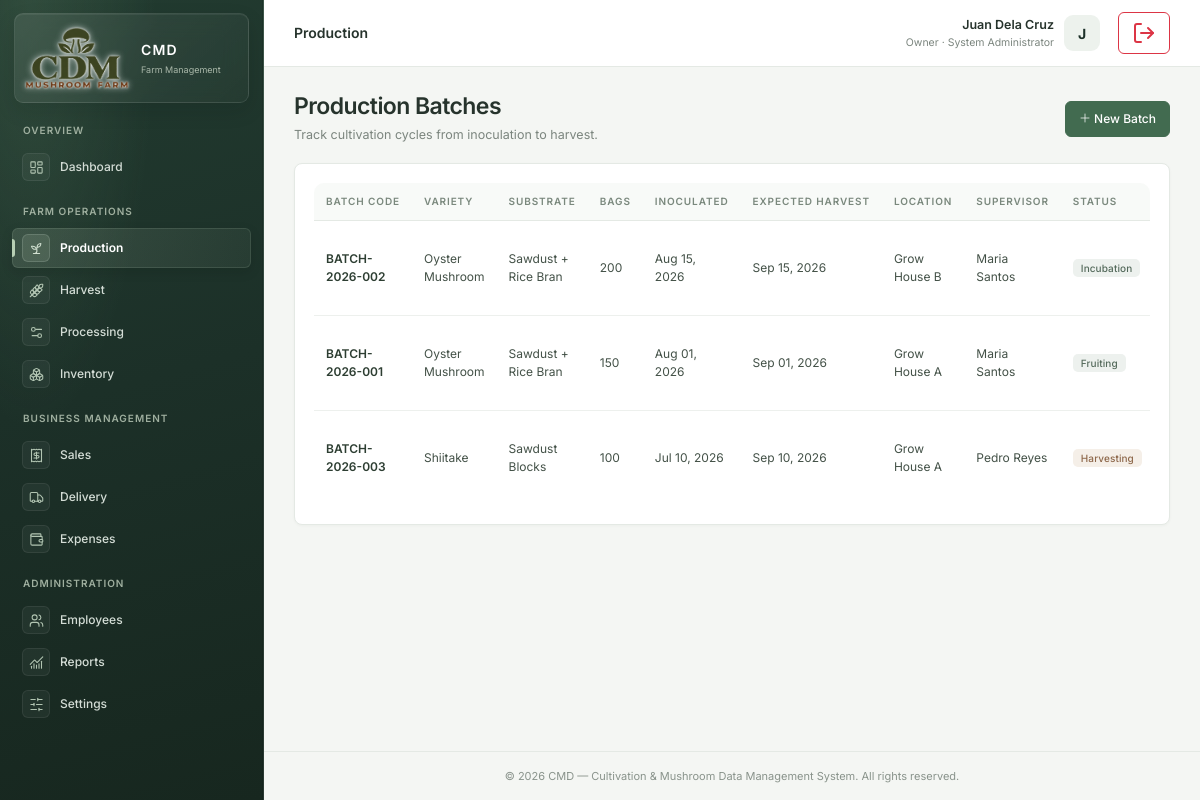
Page /production (signed in) on the committed database.
### tables this page shows
CREATE TABLE production (
    production_id       INT AUTO_INCREMENT PRIMARY KEY,
    batch_code           VARCHAR(30) NOT NULL UNIQUE,
    mushroom_variety      VARCHAR(50) NOT NULL DEFAULT 'Oyster Mushroom',
    substrate_type        VARCHAR(50),
    bag_quantity           INT NOT NULL DEFAULT 0,
    inoculation_date       DATE NOT NULL,
    expected_harvest_date  DATE,
    growing_location        VARCHAR(100),
    responsible_employee_id INT,
    status                 ENUM('Incubation','Fruiting','Harvesting','Completed','Failed') NOT NULL DEFAULT 'Incubation',
    notes                   TEXT,
    created_at              TIMESTAMP DEFAULT CURRENT_TIMESTAMP,
    updated_at              TIMESTAMP DEFAULT CURRENT_TIMESTAMP ON UPDATE CURRENT_TIMESTAMP,
    FOREIGN KEY (responsible_employee_id) REFERENCES employees(employee_id) ON DELETE SET NULL
);

### app/core/Controller.php (called while the page is built, shortened)
<?php
class Controller
{
    protected function view(string $view, array $data = [])
    {
        extract($data);
        $viewFile = APP_PATH . '/views/' . $view . '.php';
        require APP_PATH . '/views/layouts/header.php';
        require APP_PATH . '/views/layouts/sidebar.php';
        require $viewFile;
        require APP_PATH . '/views/layouts/footer.php';
    }
}

### app/controllers/ProductionController.php (called while the page is built, shortened)
<?php
class ProductionController extends Controller
{
    public function index()
    {
        $model = $this->model('Production');
        $employeeModel = $this->model('Employee');
        $data = [
            'pageTitle'   => 'Production',
            'batches'     => $model->allWithEmployee(),
            'employees'   => $employeeModel->activeEmployees(),
            'nextCode'    => $model->generateBatchCode(),
        ];
        $this->view('production/index', $data);
    }
}

### app/core/App.php (called while the page is built, shortened)
<?php
class App
{
    protected string $action     = 'index';
    public function __construct()
    {
        $url = $this->parseUrl();
        if (!empty($url[0])) {
            $controllerName = ucfirst(strtolower($url[0])) . 'Controller';
            $controllerFile = APP_PATH . '/controllers/' . $controllerName . '.php';
            if (file_exists($controllerFile)) {
                unset($url[0]);
            }
        }
        $this->controller = new $this->controller();
        $this->params = $url ? array_values($url) : [];
        call_user_func_array([$this->controller, $this->action], $this->params);
    }
    private function parseUrl(): array
    {
        if (isset($_GET['url'])) {
            $url = rtrim($_GET['url'], '/');
            $url = filter_var($url, FILTER_SANITIZE_URL);
            return explode('/', $url);
        }
        return [];
    }
}

### public/index.php (called while the page is built, shortened)
<?php
require_once CONFIG_PATH . '/database.php';
require_once APP_PATH . '/helpers.php';
require_once APP_PATH . '/core/Model.php';
require_once APP_PATH . '/core/Controller.php';
require_once APP_PATH . '/core/App.php';
new App();

### app/core/Model.php (called while the page is built, shortened)
<?php
class Model
{
    protected PDO $db;
    public function __construct()
    {
        $this->db = Database::getConnection();
    }
    protected function query(string $sql, array $params = []): array
    {
        $stmt = $this->db->prepare($sql);
        $stmt->execute($params);
        return $stmt->fetchAll();
    }
}

### config/database.php (called while the page is built)
<?php
class Database
{
    private static ?PDO $instance = null;
    private static string $host    = 'localhost';
    private static string $dbname  = 'mushroom_db';
    private static string $user    = 'root';
    private static string $pass    = '';
    private static string $charset = 'utf8mb4';
    public static function getConnection(): PDO
    {
        if (self::$instance === null) {
            $dsn = 'mysql:host=' . self::$host . ';dbname=' . self::$dbname . ';charset=' . self::$charset;
            $options = [
                PDO::ATTR_ERRMODE            => PDO::ERRMODE_EXCEPTION,
                PDO::ATTR_DEFAULT_FETCH_MODE => PDO::FETCH_ASSOC,
                PDO::ATTR_EMULATE_PREPARES   => false,
            ];
            try {
                self::$instance = new PDO($dsn, self::$user, self::$pass, $options);
            } catch (PDOException $e) {
                die('Database connection failed: ' . $e->getMessage());
            }
        }
        return self::$instance;
    }
}

### app/models/Production.php (called while the page is built, shortened)
<?php
class Production extends Model
{
    public function allWithEmployee(): array
    {
        return $this->query(
            "SELECT p.*, CONCAT(e.first_name, ' ', e.last_name) AS employee_name
             FROM production p
             LEFT JOIN employees e ON e.employee_id = p.responsible_employee_id
             ORDER BY p.inoculation_date DESC, p.production_id DESC"
        );
    }
}

### app/views/production/index.php (the view, shortened to what this page needs)
<div class="page-header">
    <div>
        <h3>Production Batches</h3>
        <p>Track cultivation cycles from inoculation to harvest.</p>
    </div>
    <button class="btn btn-success" data-bs-toggle="modal" data-bs-target="#addModal"><i class="bi bi-plus-lg"></i> New Batch</button>
</div>
<div class="card-panel">
    <div class="table-responsive">
        <table class="table table-hover align-middle">
            <thead>
                <tr>
                    <th>Batch Code</th><th>Variety</th><th>Substrate</th><th>Bags</th>
                    <th>Inoculated</th><th>Expected Harvest</th><th>Location</th>
                    <th>Supervisor</th><th>Status</th><th></th>
                </tr>
            </thead>
            <tbody>
            <?php foreach ($batches as $b): ?>
                <tr>
                    <td class="fw-semibold"><?= e($b['batch_code']) ?></td>
                    <td><?= e($b['mushroom_variety']) ?></td>
                    <td><?= e($b['substrate_type']) ?></td>
                    <td><?= (int)$b['bag_quantity'] ?></td>
                    <td><?= niceDate($b['inoculation_date']) ?></td>
                    <td><?= niceDate($b['expected_harvest_date']) ?></td>
                    <td><?= e($b['growing_location']) ?></td>
                    <td><?= e($b['employee_name'] ?? '—') ?></td>
                    <td><?= statusBadge($b['status']) ?></td>
                </tr>
            <?php endforeach; ?>
            </tbody>
        </table>
    </div>
</div>

### app/helpers.php (shortened to what this page needs)
<?php
function e($value): string
{
    return htmlspecialchars((string)($value ?? ''), ENT_QUOTES, 'UTF-8');
}
function niceDate($date, string $format = 'M d, Y'): string
{
    $ts = is_numeric($date) ? $date : strtotime($date);
    return date($format, $ts);
}
function statusBadge(string $status): string
{
    $map = [
        'active' => 'success', 'inactive' => 'secondary',
        'In Stock' => 'success', 'Low Stock' => 'warning', 'Out of Stock' => 'danger',
        'Incubation' => 'info', 'Fruiting' => 'primary', 'Harvesting' => 'warning',
        'Completed' => 'success', 'Failed' => 'danger',
        'Paid' => 'success', 'Pending' => 'warning', 'Partial' => 'info',
        'Delivered' => 'success', 'In Transit' => 'primary', 'Cancelled' => 'danger',
        'In Progress' => 'warning',
        'A' => 'success', 'B' => 'info', 'C' => 'warning', 'Reject' => 'danger',
    ];
    $color = $map[$status] ?? 'secondary';
    return '<span class="badge status-badge status-badge-' . $color . '">' . e($status) . '</span>';
}

### public/css/style.css (style rules this page uses)
:root { --cmd-primary: #426b50; --cmd-primary-dark: #1c3028; --cmd-primary-soft: #edf2ed; --cmd-accent: #bd8658; --cmd-bg: #f4f6f3; --cmd-surface: #fff; --cmd-sidebar-bg: #1c3028; --cmd-sidebar-text: #d4ddd6; --cmd-border: #e4e9e4; --cmd-muted: #7b857e; --cmd-text: #26332c; --cmd-card-radius: 8px; --cmd-shadow: 0 1px 3px rgba(28, 48, 40, .035); }
* { box-sizing: border-box; }
body { min-width: 320px; font-family: 'Inter', -apple-system, BlinkMacSystemFont, 'Segoe UI', Roboto, sans-serif; background: var(--cmd-bg); color: var(--cmd-text); font-size: 13px; -webkit-font-smoothing: antialiased; }
.page-header { display: flex; align-items: center; justify-content: space-between; margin-bottom: 19px; flex-wrap: wrap; gap: 14px; }
.page-header h3 { margin: 0; font-size: 23px; font-weight: 600; letter-spacing: -.025em; color: var(--cmd-text); }
.page-header p { margin: 5px 0 0; color: var(--cmd-muted); font-size: 12.5px; }
.card-panel, .stat-card { background: var(--cmd-surface); border: 1px solid var(--cmd-border); border-radius: var(--cmd-card-radius); box-shadow: var(--cmd-shadow); }
.card-panel { padding: 19px; }
.table-responsive { border-radius: 10px; }
.table { --bs-table-bg: transparent; --bs-table-hover-bg: #f7faf7; margin-bottom: 0; }
.table thead th { padding: 11px 12px; font-size: 10px; font-weight: 600; text-transform: uppercase; letter-spacing: .09em; color: #7a887d; background: #f8faf8; border-bottom: 1px solid var(--cmd-border); white-space: nowrap; }
.table td { padding: 11px 12px; vertical-align: middle; font-size: 12px; color: #435147; border-color: #edf0ed; }
.table tbody tr:last-child td { border-bottom: 0; }
.table .fw-semibold { color: #2d3e32; }
.badge { font-weight: 500; font-size: 10px; padding: 4px 8px; border-radius: 5px; letter-spacing: .01em; }
.status-badge-primary, .status-badge-info { background: #edf1ee; color: #53695a; }
.status-badge-warning { background: #f5efe8; color: #8d674a; }
.btn { border-radius: 6px; font-size: 12px; font-weight: 500; padding: 8px 13px; transition: transform .15s ease, box-shadow .15s ease, background-color .15s ease; }
.btn-success { background: var(--cmd-primary); border-color: var(--cmd-primary); }

### rows in the picture
production: batch_code "BATCH-2026-002", mushroom_variety "Oyster Mushroom", substrate_type "Sawdust + Rice Bran", bag_quantity "200", inoculation_date "Aug 15, 2026", expected_harvest_date "Sep 15, 2026", growing_location "Grow House B", employee_name "Maria Santos", status "Incubation"
production: batch_code "BATCH-2026-001", mushroom_variety "Oyster Mushroom", substrate_type "Sawdust + Rice Bran", bag_quantity "150", inoculation_date "Aug 01, 2026", expected_harvest_date "Sep 01, 2026", growing_location "Grow House A", employee_name "Maria Santos", status "Fruiting"
production: batch_code "BATCH-2026-003", mushroom_variety "Shiitake", substrate_type "Sawdust Blocks", bag_quantity "100", inoculation_date "Jul 10, 2026", expected_harvest_date "Sep 10, 2026", growing_location "Grow House A", employee_name "Pedro Reyes", status "Harvesting"

### other values in the picture
$pageTitle "Production"
$_SESSION['employee_name'] "Juan Dela Cruz"
$_SESSION['position'] "System Administrator"
substr($_SESSION['employee_name'] ?? 'U', 0, 1) "J"
